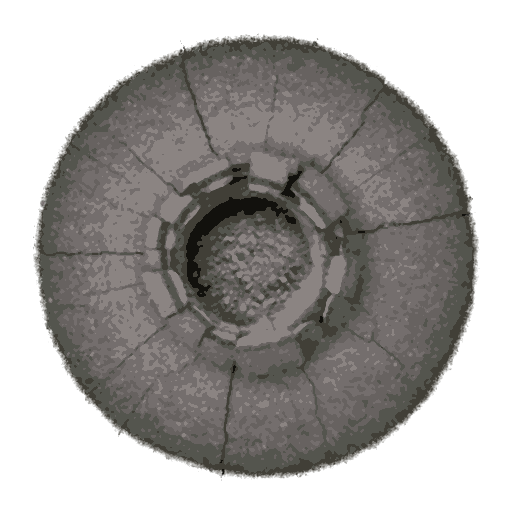
#> input picture assets/decals/decal_crater.png, 512 x 512 px, found by its file name; its folder holds 4 pictures in this run
$ python prepare_v3.py ../../assets/decals/decal_crater.png
#> lines starting #> are read from the running program, lines starting #| are printed output that depends on the picture; after the words box and inside, x2 and y2 are one past the last pixel; in counts of white or black regions, pixels touching at a corner belong together; pictures that were not available may be replaced by others from this repository, and a replacement may not be noted
"""Текстуры v3 (Ideogram + карты пользователя) -> assets.

1. Наборы окружения env_* -> assets/textures/<set>/<set>_1K-JPG_<Kind>.jpg (формат загрузчика ambientCG).
2. Повреждения кузова car_damage_1..4 (зелёный фон) -> бесшовные слои assets/damage/damage_stage1..4.png.
3. Декали scorch/crater/oil/skid/glass (зелёный фон) -> assets/decals/*.png с альфой.

Запуск: python3 tools/textures/prepare_v3.py <распакованный _t>
"""
import os, sys, shutil
import numpy as np
from PIL import Image

ROOT = os.path.abspath(os.path.join(os.path.dirname(__file__), "..", ".."))
A = os.path.join(ROOT, "assets")
KINDS = {"color": "Color", "normal": "NormalGL", "roughness": "Roughness", "ao": "AmbientOcclusion", "metalness": "Metalness"}
# Табличка DANGER вместо полос и асфальт с разметкой в игру не идут
SKIP = {"env_hazard", "env_asphalt_wrecked"}


def env_sets(src):
    done = []
    for d in sorted(os.listdir(os.path.join(src, "env"))):
        if d in SKIP:
            continue
        out = os.path.join(A, "textures", d)
        os.makedirs(out, exist_ok=True)
        for k, K in KINDS.items():
            p = os.path.join(src, "env", d, f"{d}_{k}.jpg")
            if not os.path.exists(p):
                continue
            im = Image.open(p)
            if k == "metalness" and np.asarray(im.convert("L")).max() < 8:
                continue  # пустая карта металла
            im = im.convert("RGB" if k in ("color", "normal") else "L")
            if im.height * 2 == im.width:
                # 1024x512: бесшовна по вертикали, повторяем до квадрата (иначе кирпич растянется)
                sq = Image.new(im.mode, (im.width, im.width))
                sq.paste(im, (0, 0))
                sq.paste(im, (0, im.height))
                im = sq
            im.save(os.path.join(out, f"{d}_1K-JPG_{K}.jpg"), quality=88 if k != "normal" else 92)
        done.append(d)
    return done


def key_green(im):
    """Хромакей #00FF00: альфа по перевесу зелёного, подавление зелёного ореола."""
    a = np.asarray(im.convert("RGB")).astype(np.float64) / 255.0
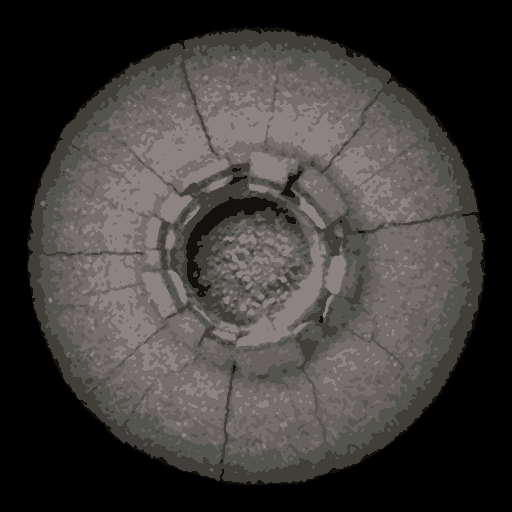
#> a: shape (512, 512, 3) float64; mean R, G, B 0.245, 0.236, 0.226
    r, g, b = a[..., 0], a[..., 1], a[..., 2]
    spill = g - np.maximum(r, b)
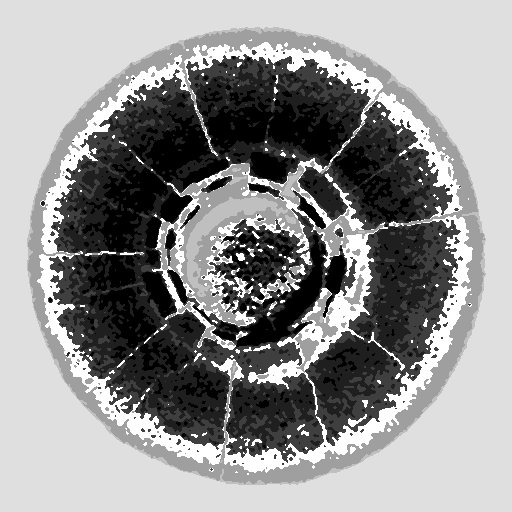
#> spill: shape (512, 512) float64; min -0.0275, max 0.00392, mean -0.00949; drawn with min black and max white
    alpha = 1.0 - np.clip((spill - 0.06) / 0.32, 0.0, 1.0)
#> alpha: shape (512, 512) float64; every value is 1
    g2 = np.minimum(g, np.maximum(r, b) * 1.04)
    rgb = np.stack([r, g2, b], -1)
    return rgb, alpha


def crop_content(rgb, alpha, margin=0.06):
#> called with margin = 0.06
    ys, xs = np.where(alpha > 0.08)
    if len(xs) == 0:
        return rgb, alpha
    x0, x1, y0, y1 = xs.min(), xs.max(), ys.min(), ys.max()
#> x0 = 0; x1 = 511; y0 = 0; y1 = 511
    h, w = alpha.shape
#> h = 512; w = 512
    s = int(max(x1 - x0, y1 - y0) * (1 + 2 * margin))
#> s = 572
    cx, cy = (x0 + x1) // 2, (y0 + y1) // 2
#> cx = 255; cy = 255
    X0, Y0 = max(0, cx - s // 2), max(0, cy - s // 2)
#> X0 = 0; Y0 = 0
    X1, Y1 = min(w, X0 + s), min(h, Y0 + s)
#> X1 = 512; Y1 = 512
    return rgb[Y0:Y1, X0:X1], alpha[Y0:Y1, X0:X1]


def to_rgba(rgb, alpha, size):
    img = np.concatenate([rgb, alpha[..., None]], -1)
    im = Image.fromarray((np.clip(img, 0, 1) * 255).round().astype(np.uint8), "RGBA")
    return im.resize((size, size), Image.LANCZOS) if size else im


def decals(src):
    out = os.path.join(A, "decals")
    os.makedirs(out, exist_ok=True)
    names = []
    for f in sorted(os.listdir(os.path.join(src, "decals"))):
        rgb, al = key_green(Image.open(os.path.join(src, "decals", f)))
        rgb, al = crop_content(rgb, al)
        # мягкий круглый край, чтобы не было квадратной рамки
        h, w = al.shape
#> h = 512; w = 512
        yy, xx = np.mgrid[0:h, 0:w]
        rr = np.hypot((xx - w / 2) / (w / 2), (yy - h / 2) / (h / 2))
        al = al * np.clip((1.0 - rr) / 0.12, 0, 1)
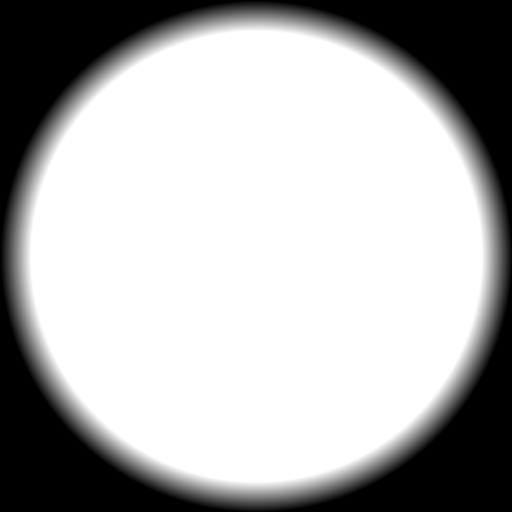
#> al: shape (512, 512) float64; min 0, max 1, mean 0.695
        to_rgba(rgb, al, 512).save(os.path.join(out, f))
#> in to_rgba, `img = np.concatenate([rgb, alpha[..., None]], -1)`:
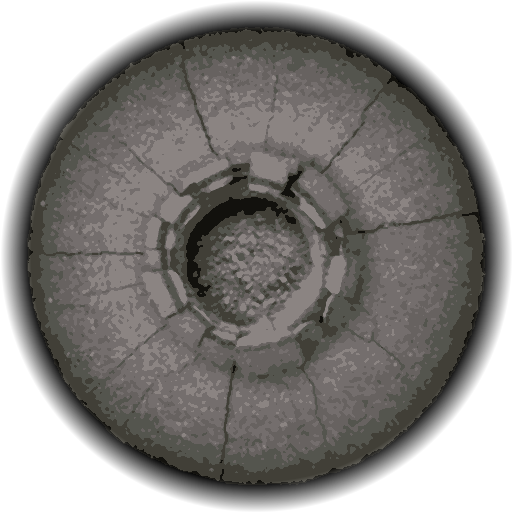
#> img: shape (512, 512, 4) float64; mean of channels 0, 1, 2, 3 0.245, 0.236, 0.226, 0.695; transparent parts drawn white
        names.append(f)
#> pass 2 of the loop in decals, `for f in sorted(os.listdir(os.path.join(src, "decals"))):`:
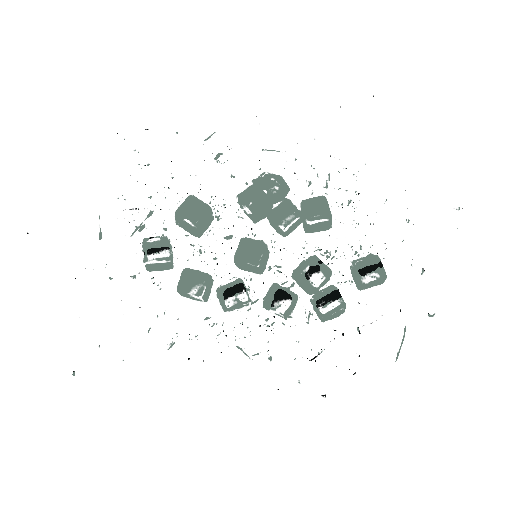
#> input picture assets/decals/decal_glass.png, 512 x 512 px, found by its file name
#> in to_rgba (call 2), `img = np.concatenate([rgb, alpha[..., None]], -1)`:
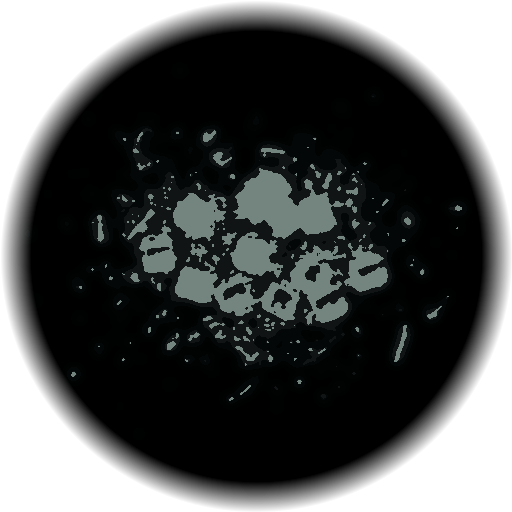
#> img: shape (512, 512, 4) float64; mean of channels 0, 1, 2, 3 0.0371, 0.0442, 0.0426, 0.695; transparent parts drawn white
#> pass 3 of the loop in decals, `for f in sorted(os.listdir(os.path.join(src, "decals"))):`:
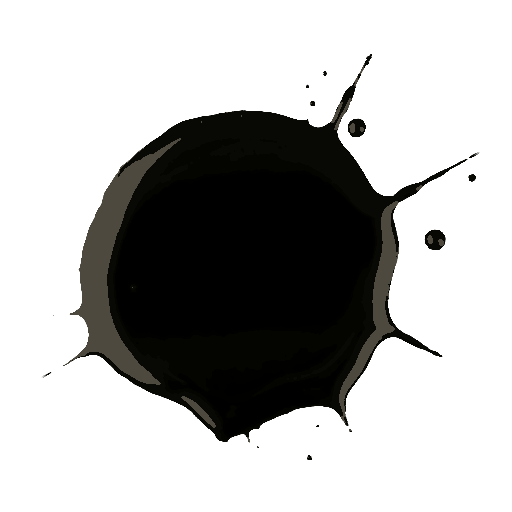
#> input picture assets/decals/decal_oil.png, 512 x 512 px, found by its file name
#> spill: shape (512, 512) float64; values -0.0196 (black) and 0 (white), 96% white; 29 black regions (17 under 20 px), largest, box (x1, y1, x2, y2) and area: (57, 138, 181, 385) 7028, (339, 201, 400, 424) 2614, (181, 396, 216, 428) 243
#> the loop made 4 passes; the first 3 are shown
    return names


def paste_wrap(dst_rgb, dst_a, rgb, al, x, y, opacity=1.0):
    """Наложение с переносом через края (бесшовная плитка)."""
    H, W = dst_a.shape
    h, w = al.shape
    for oy in (0, -H, H):
        for ox in (0, -W, W):
            X0, Y0 = x + ox, y + oy
            xs0, ys0 = max(0, X0), max(0, Y0)
            xs1, ys1 = min(W, X0 + w), min(H, Y0 + h)
            if xs0 >= xs1 or ys0 >= ys1:
                continue
            sa = al[ys0 - Y0:ys1 - Y0, xs0 - X0:xs1 - X0] * opacity
            sr = rgb[ys0 - Y0:ys1 - Y0, xs0 - X0:xs1 - X0]
            da = dst_a[ys0:ys1, xs0:xs1]
            na = sa + da * (1 - sa)
            dst_rgb[ys0:ys1, xs0:xs1] = (sr * sa[..., None] + dst_rgb[ys0:ys1, xs0:xs1] * (da * (1 - sa))[..., None]) / np.maximum(na, 1e-6)[..., None]
            dst_a[ys0:ys1, xs0:xs1] = na


def damage_stages(src):
#> called with src = '../../assets/decals/decal_crater.png'
    S = 1024
    rng = np.random.default_rng(7)
    parts = []
    for i in range(1, 5):
        rgb, al = key_green(Image.open(os.path.join(src, "damage", f"car_damage_{i}.png")))
        if i == 3:
            # у третьей картинки серый прямоугольник вокруг дыр: мягкая овальная маска
            h, w = al.shape
            yy, xx = np.mgrid[0:h, 0:w]
            ys, xs = np.where(al > 0.5)
            cx, cy = xs.mean(), ys.mean()
            rx, ry = (xs.max() - xs.min()) / 2, (ys.max() - ys.min()) / 2
            rr = np.hypot((xx - cx) / rx, (yy - cy) / ry)
            al = al * np.clip((1.0 - rr) / 0.35, 0, 1)
        parts.append(crop_content(rgb, al, 0.02))
        # отдельная наклейка повреждения для моделей Kenney (дверь, капот)
        r2, a2 = parts[-1]
        h, w = a2.shape
#> h = 512; w = 512
        yy, xx = np.mgrid[0:h, 0:w]
        rr = np.hypot((xx - w / 2) / (w / 2), (yy - h / 2) / (h / 2))
        a2 = a2 * np.clip((1.0 - rr) / 0.25, 0, 1)
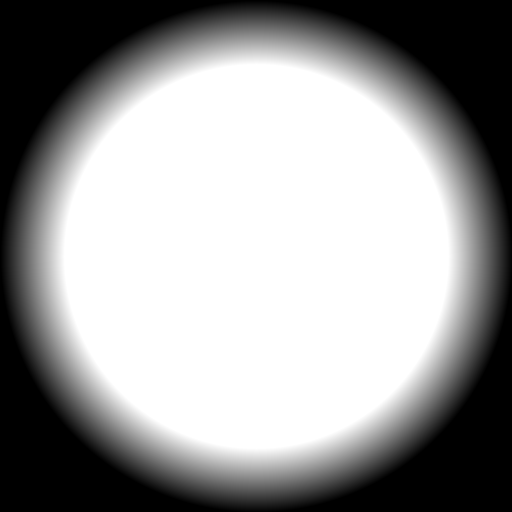
#> a2: shape (512, 512) float64; min 0, max 1, mean 0.605
        im = to_rgba(r2, a2, 0)
#> in to_rgba (call 5), `img = np.concatenate([rgb, alpha[..., None]], -1)`:
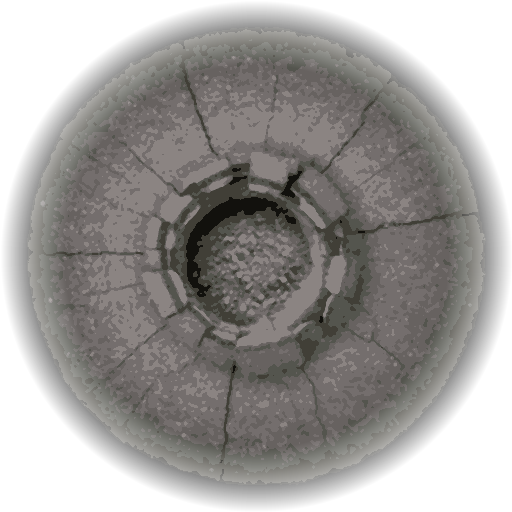
#> img: shape (512, 512, 4) float64; mean of channels 0, 1, 2, 3 0.245, 0.236, 0.226, 0.605; transparent parts drawn white
        im.thumbnail((512, 512), Image.LANCZOS)
        im.save(os.path.join(A, "damage", f"mark_{i}.png"))
#> pass 2 of the loop in damage_stages, `for i in range(1, 5):`:
#> in to_rgba (call 6), `img = np.concatenate([rgb, alpha[..., None]], -1)`:
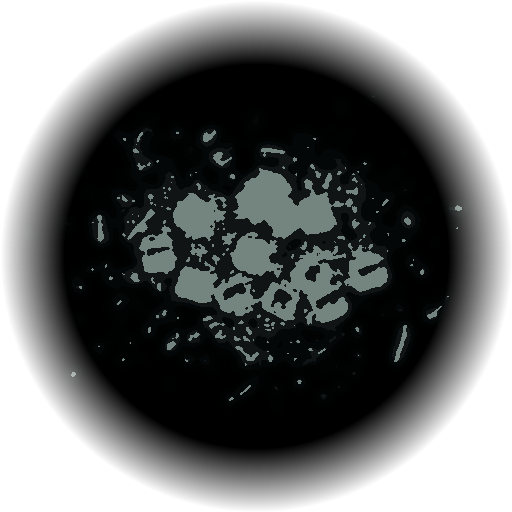
#> img: shape (512, 512, 4) float64; mean of channels 0, 1, 2, 3 0.0371, 0.0442, 0.0426, 0.605; transparent parts drawn white
#> pass 3 of the loop in damage_stages, `for i in range(1, 5):`:
#> in damage_stages, `al = al * np.clip((1.0 - rr) / 0.35, 0, 1)`:
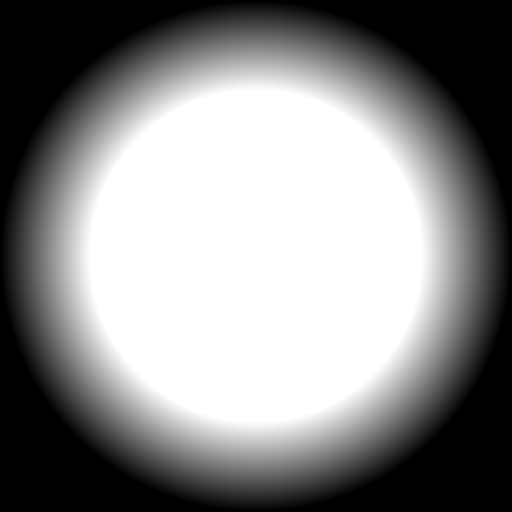
#> al: shape (512, 512) float64; min 0, max 1, mean 0.54
#> in to_rgba (call 7), `img = np.concatenate([rgb, alpha[..., None]], -1)`:
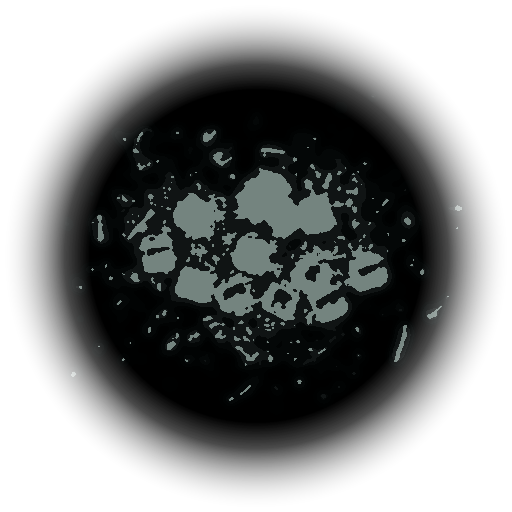
#> img: shape (512, 512, 4) float64; mean of channels 0, 1, 2, 3 0.0371, 0.0442, 0.0426, 0.5; transparent parts drawn white
#> the loop made 4 passes; the first 3 are shown

    def scaled(k, size, rot):
        rgb, al = parts[k]
        im = to_rgba(rgb, al, 0).rotate(rot, expand=True, resample=Image.BICUBIC)
        im = im.resize((size, max(1, int(size * im.height / im.width))), Image.LANCZOS)
        a = np.asarray(im).astype(np.float64) / 255.0
        return a[..., :3], a[..., 3]

    canvas_rgb = np.zeros((S, S, 3))
    canvas_a = np.zeros((S, S))
    plan = {
        1: [(0, 520, 3), (0, 420, 2)],
        2: [(1, 560, 2)],
        3: [(2, 520, 2)],
    }
    out = os.path.join(A, "damage")
    for stage in range(1, 5):
        if stage == 4:
            # стадия 4: целиком картинка «разбита» плиткой со сдвигом поверх стадии 3
            rgb, al = scaled(3, 900, 0)
            for (x, y) in [(60, 60), (560, 520)]:
                paste_wrap(canvas_rgb, canvas_a, rgb, al, x, y, 0.95)
        else:
            for k, size, n in plan[stage]:
                for _ in range(n):
                    rgb, al = scaled(k, int(size * rng.uniform(0.75, 1.1)), float(rng.uniform(0, 360)))
                    paste_wrap(canvas_rgb, canvas_a, rgb, al, int(rng.uniform(0, S)), int(rng.uniform(0, S)), 0.92)
        to_rgba(canvas_rgb, canvas_a, 0).save(os.path.join(out, f"damage_stage{stage}.png"), optimize=True)


def main():
    src = sys.argv[1]
    sets = env_sets(src)
    print("наборы:", ", ".join(sets))
    print("декали:", ", ".join(decals(src)))
    damage_stages(src)
    print("стадии износа: 4")


if __name__ == "__main__":
#> (the run stopped early here; a loop or call above may not have finished)
